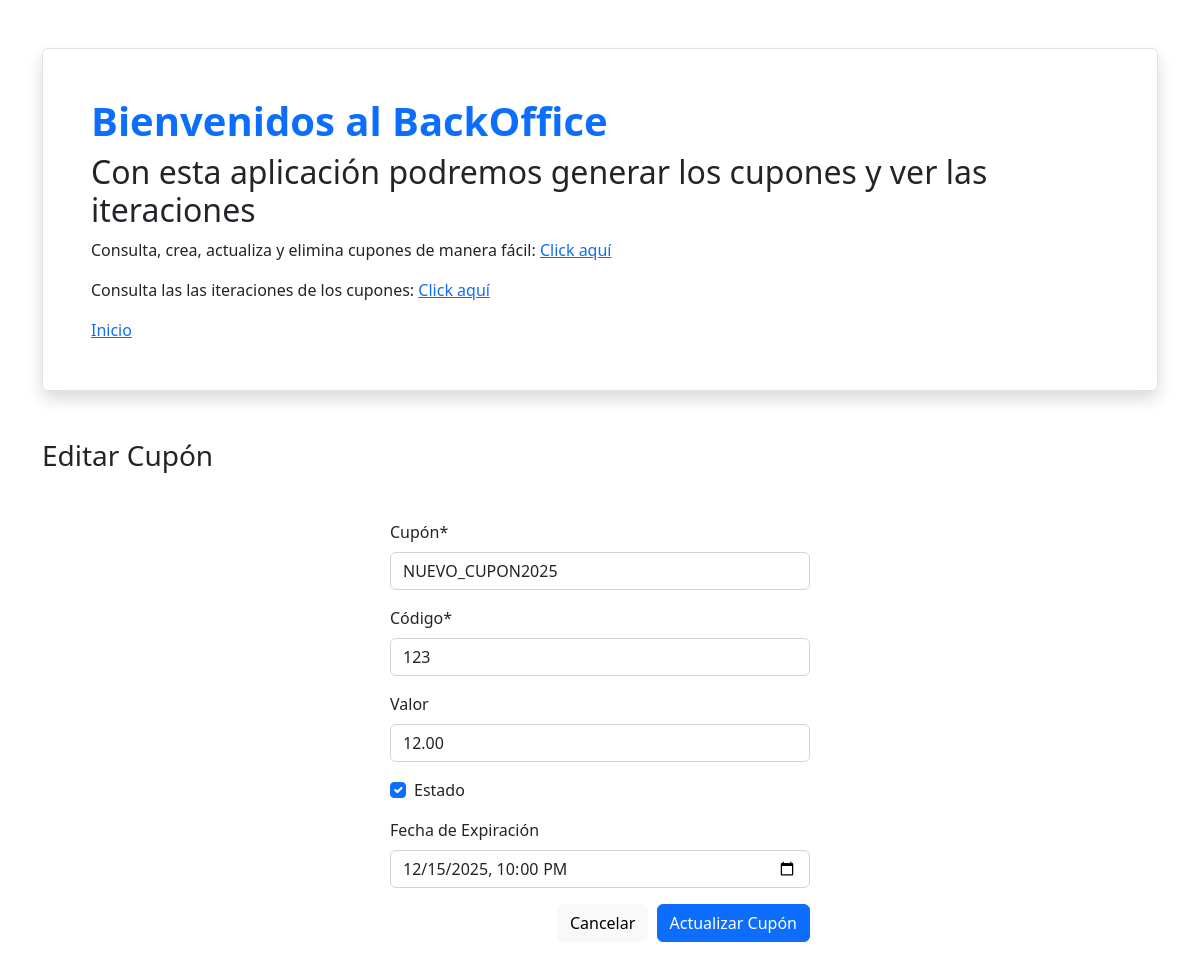
Screenshot of /vouchers/13/edit/ with the database file from the repository.
### vouchers/models.py (models this page shows, shortened)
class Voucher(models.Model):
    voucher_code = models.CharField(max_length=100, unique=True,verbose_name='Cupón')
    secret_code = models.CharField(max_length=100,verbose_name='Código')
    value = models.DecimalField(max_digits=10, decimal_places=2, null=True, blank=True,verbose_name='Valor')
    active = models.BooleanField(default=True,verbose_name='Estado')
    created_at = models.DateTimeField(auto_now_add=True)
    expires_at = models.DateTimeField(null=True, blank=True,verbose_name='Fecha de Expiración')

### vouchers/views.py (the view)
# urls.py: path('vouchers/<int:pk>/edit/', views.VoucherUpdateView.as_view(), name='voucher_edit'),
class VoucherUpdateView(generic.UpdateView):
    model = Voucher
    form_class = VoucherForm
    success_url = reverse_lazy('voucher_list')
    def get_form(self, form_class=None):
        form = super().get_form(form_class)
        form.fields["expires_at"].input_formats = ["%Y-%m-%dT%H:%M"]
        return form

### vouchers/forms.py
class VoucherForm(forms.ModelForm):
    class Meta:
        model = Voucher
        fields = ('voucher_code', 'secret_code', 'value', 'active', 'expires_at')
        widgets = {
            "value": forms.NumberInput(attrs={
                "type": "number",
                "step": "0.01",
                "class": "form-control",
            }),
            "expires_at": forms.DateTimeInput(
                attrs={
                    "type": "datetime-local",
                    "class": "form-control",
                },
                format="%Y-%m-%dT%H:%M"
            ),
            "active": forms.CheckboxInput(attrs={"class": "form-check-input"}),
        }

### vouchers/templates/vouchers/voucher_form.html (shortened to what this page needs)
{% extends 'vouchers/base.html' %}
{% load static crispy_forms_tags %}
{% block content %}
    <div class="mt-5">
        <h3>
            {% if voucher %}
            Editar
            {% else %}
            Nuevo
            {% endif %}
            Cupón
        </h3>
    </div>
    <form action="" method="post" class="mt-5 mx-auto" style="max-width: 420px;" enctype="multipart/form-data" novalidate>
        {{ form|crispy }}
        <div class="text-end mt-3">
            <a href="{% url 'voucher_list' %}" class="btn btn-light me-1">
                Cancelar
            </a>
            <button class="btn btn-primary">
                {% if voucher %}
                Actualizar
                {% else %}
                Crear
                {% endif %}
                Cupón
            </button>
        </div>
    </form>
{% endblock content %}

### rows the page displays
Voucher: voucher_code "NUEVO_CUPON2025", secret_code "123", value "12.00", active "☑", expires_at "12/15/2025 22:00"
